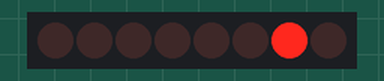
Simulated run of this sketch. Board: Arduino Uno, built with avr-gcc and run on an emulated ATmega328P. Shown: 8 shift-register outputs drawn as a row of LEDs (first output left, lit = HIGH). Wiring (inferred from the names in the program): shift register (74HC595): data pin 2; shift clock pin 12; latch pin 3. Wiring (inferred from the signals the program sends): row of LEDs: on Q0, Q1, Q2, Q3, Q4, Q5, Q6, Q7.

Above: at 0.12 s.
At 0.87 s:
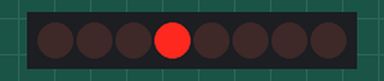
At 1.37 s:
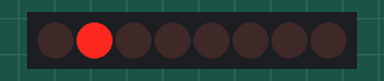
At 1.87 s:
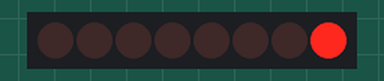
At 3.12 s:
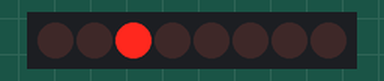
At 4.37 s:
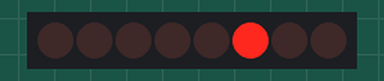
Timing chart, 0 to 4.7 s (numbered marks = the images above):
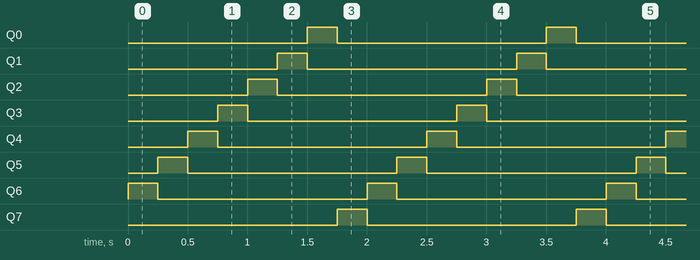

The sketch:

test_595_01.ino
```cpp
/*
Pin 11 (SRCLK) сдвигового регистра 74HC595 на пин 11 на Arduino - это будет называться «синхронизирующим пином»,
Pin 12 (RCLK) сдвигового регистра на пин 12 на Arduino - это будет обозначаться как «пин защелка»,
Pin 14 (SER) сдвигового регистра на пин 13 на Arduino - это будет называться «пином данных»,
*/

int latchPin = 3;  //  RCLK  12
int clockPin = 12;  //  SRCLK 11
int dataPin = 2;   //  SER   14
byte leds = 0;
int currentLED = 0;

void setup()
{
    pinMode(latchPin, OUTPUT);
    pinMode(dataPin, OUTPUT);
    pinMode(clockPin, OUTPUT);

    leds = 0;
}

void loop()
{
    leds = 0;

    if (currentLED == 7)
    {
        currentLED = 0;
    }
    else
    {
        currentLED++;
    }

    bitSet(leds, currentLED);

    digitalWrite(latchPin, LOW);
    shiftOut(dataPin, clockPin, LSBFIRST, leds);
    digitalWrite(latchPin, HIGH);

    delay(250);
}
```

Measured:
- by itself, Q0–7: alternates HIGH for 0.25 s and LOW for 1.8 s
- by itself, everything shown: repeats every 2.0 s, in 8 steps
